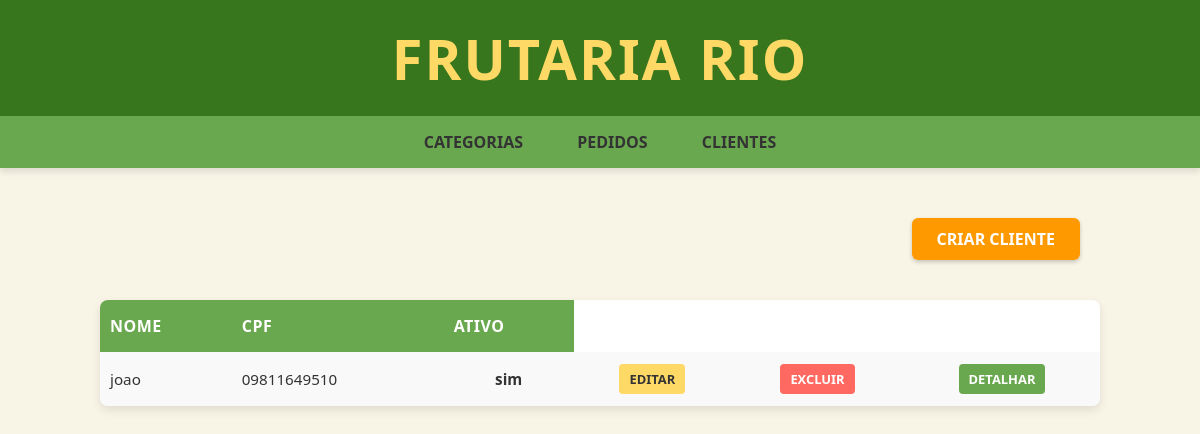
The app's page /clientes/ (signed in) with its own data.
### Site/models.py (models this page shows, shortened)
class Cliente(models.Model):
    nome = models.CharField(max_length=20)
    sobrenome = models.CharField(max_length=20)
    email = models.EmailField()
    cpf = models.CharField(max_length=11)
    numero = models.IntegerField()
    cep =models.CharField(max_length = 20)
    logradouro = models.CharField(max_length=30)
    estado = models.CharField(max_length=15)
    cidade = models.CharField(max_length=25)
    ativo = models.BooleanField(default=True)

### Site/views.py (the view)
# urls.py: path("clientes/", views.clientes, name = "clientes"),
@login_required
def clientes(request):
    clientes = Cliente.objects.all()
    return render(request, "clientes.html", context = {"clientes":clientes})

### Site/templates/clientes.html (shortened to what this page needs)
{% extends 'base.html' %}
{% load static %}
{% block style %}
    <link rel = "stylesheet" href = "{% static 'CssS/cssClientes.css' %}">
{% endblock %}
{% block content %}
    <div class = "ContainerBotaoCriar"> <a href = "{% url 'criar_cliente' %}">Criar cliente</a></div>
    <div class = "ContainerGeralClientes">
       <table>
            <tr>
                <th>NOME</th>
                <th>CPF</Th>
                <th>ATIVO</th>
            </tr>
            {% for cliente in clientes %}
                <tr>
                    <td>{{ cliente.nome }}</td>
                    <td>{{ cliente.cpf }}</td>
                    <td>
                        {% if cliente.ativo %}
                            sim
                        {% else %}
                            nao
                        {% endif %}
                    </td>
                    <td><a href = "/editar_cliente/{{ cliente.id }}">EDITAR</a></td>
                    <td><a href = "/excluir_cliente/{{ cliente.id }}">EXCLUIR</a></td>
                    <td><a href = "/detalhar_cliente/{{ cliente.id }}">DETALHAR</a></td>
                </tr>
            {% endfor %}
       </table>
    </div>
{% endblock %}

### Site/static/CssS/cssBase.css (style rules this page uses)
* { margin: 0; padding: 0; box-sizing: border-box; }
body { background-color: #F8F4E6; font-family: 'Segoe UI', Tahoma, Geneva, Verdana, sans-serif; color: #333; }
a { text-decoration: none; color: #333; font-weight: 600; }

### Site/static/CssS/cssClientes.css (style rules this page uses)
.ContainerBotaoCriar { text-align: right; width: 95%; max-width: 1000px; margin: 20px auto 10px auto; padding-right: 20px; }
.ContainerBotaoCriar a { background-color: #FF9900; color: white; padding: 10px 25px; border-radius: 6px; font-weight: 700; text-transform: uppercase; box-shadow: 0 2px 4px rgba(0, 0, 0, 0.2); transition: background-color 0.3s ease; }
.ContainerGeralClientes { width: 95%; max-width: 1000px; margin: 20px auto; background-color: #FFFFFF; border-radius: 8px; box-shadow: 0 4px 10px rgba(0, 0, 0, 0.1); overflow-x: auto; }
table { width: 100%; border-collapse: collapse; table-layout: auto; }
table tr:first-child { background-color: #6AA84F; color: white; font-weight: 700; text-transform: uppercase; }
th { padding: 15px 10px; text-align: left; border: none; letter-spacing: 0.5px; }
td { padding: 12px 10px; border-bottom: 1px solid #EEEEEE; color: #333; font-size: 0.95em; vertical-align: middle; }
table tr:nth-child(even) { background-color: #F9F9F9; }
table tr td:nth-child(3) { text-align: center; font-weight: 700; }
table td:nth-child(4), table td:nth-child(5), table td:nth-child(6) { text-align: center; }
table td a { display: inline-block; padding: 6px 10px; border-radius: 4px; text-decoration: none; font-weight: 600; transition: background-color 0.3s ease; font-size: 0.85em; white-space: nowrap; }
table td:nth-child(4) a { background-color: #FFD966; color: #333; }
table td:nth-child(5) a { background-color: #FF6961; color: white; }
table td:nth-child(6) a { background-color: #6AA84F; color: white; }
table tr:last-child td { border-bottom: none; }

### records on screen
Cliente: nome "joao", cpf "09811649510", ativo "sim"
